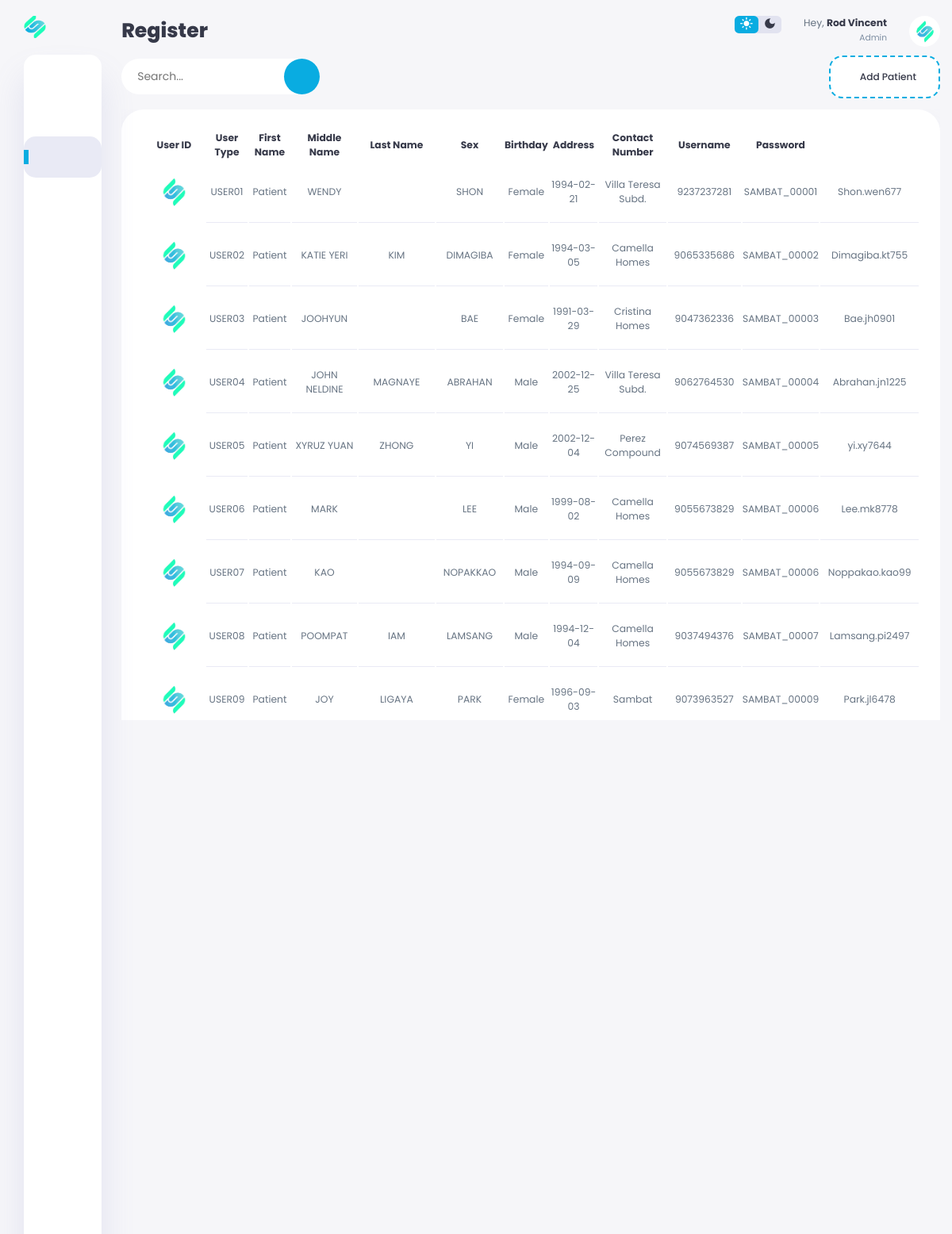
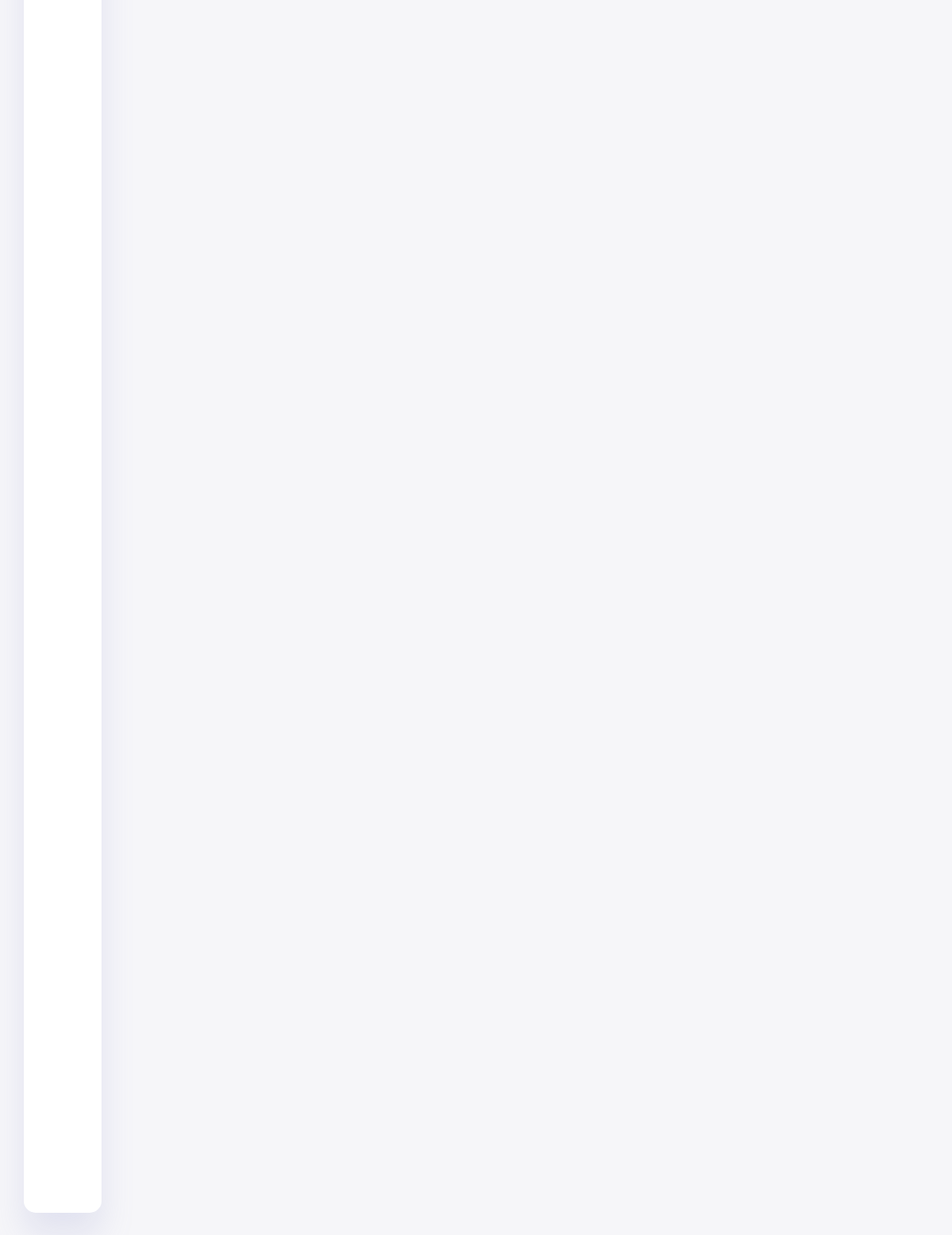
The page /worker/register.php (signed in) on the database its author committed (2 pictures, top to bottom).
### tables this page shows
CREATE TABLE `usertbl` (
  `UserID` varchar(11) NOT NULL,
  `Profile` varchar(255) NOT NULL,
  `UserType` varchar(255) NOT NULL,
  `FirstName` varchar(255) NOT NULL,
  `MiddleName` varchar(255) NOT NULL,
  `LastName` varchar(255) NOT NULL,
  `Sex` varchar(255) NOT NULL,
  `Birthday` date NOT NULL,
  `Address` varchar(255) NOT NULL,
  `ContactNumber` varchar(255) NOT NULL,
  `Username` varchar(255) NOT NULL,
  `Password` varchar(255) NOT NULL
);

### worker/register.php (the view, shortened to what this page needs)
<?php
    include("config.php");
    $userid = $_SESSION['USER_ID'];
    $select = "select * from usertbl where UserID='$userid'";
    $info = mysqli_fetch_array(mysqli_query($conn, $select));
    $usertype = $info['UserType'];
    $fname = $info['FirstName'];
    include("updatepatient.php");
?>
<!DOCTYPE html>
<html lang="en">
<head>
    <link rel="stylesheet"
        href="https://maxst.icons8.com/vue-static/landings/line-awesome/line-awesome/1.3.0/css/line-awesome.min.css">
    <link rel="stylesheet" href="./assets/css/register.css?v=<?php echo time(); ?>">
</head>
<body>
    <div class="container">
        <aside>
            <div class="toggle">
                <div class="logo">
                    <img src="./assets/images/dashboard/logo.png">
                </div>
            </div>
            <div class="sidebar">
                <a href="dashboard.php">
                </a>
                <a href="manage_supplies.php">
                </a>
                <a href="register.php" class="active">
                </a>
                <a href="appointments.php">
                </a>
                <a href="history.php">
                </a>
                <a href="profile.php">
                </a>
                <a href="logout.php">
                </a>
            </div>
        </aside>
        <main>
            <div class="top-nav">
                <div class="title">
                    <h1>Register</h1>
                </div>
                <div class="nav">
                    <div class="dark-mode">
                        <span class="material-icons-sharp active">
                        </span>
                        <span class="material-icons-sharp">
                        </span>
                    </div>
                    <div class="profile">
                        <div class="info">
                            <p>Hey, <b><?php echo $fname ?></b></p>
                            <small class="text-muted"><?php echo $usertype ?></small>
                        </div>
                        <div class="profile-photo">
                            <img src="./assets/images/profile.png">
                        </div>
                    </div>
                </div>
            </div>
            <div class="main-body">
                <div class="register-header">
                    <div class="search_wrap search_wrap_3">
                        <div class="search_box">
                            <input type="text" class="input" placeholder="Search...">
                            <div class="btn btn_common">
                            </div>
                        </div>
                    </div>
                    <div class="filter">
                    </div>
                    <div class="add-user">
                        <a href="register.php?add">
                            <div>
                                <h3>Add Patient</h3>
                            </div>
                        </a>
                    </div>
                </div>
                <div class="user-wrapper">
                    <table>
                        <thead>
                            <tr>
                                <th>User ID</th>
                                <th>User Type</th>
                                <th>First Name</th>
                                <th>Middle Name</th>
                                <th>Last Name</th>
                                <th>Sex</th>
                                <th>Birthday</th>
                                <th>Address</th>
                                <th>Contact Number</th>
                                <th>Username</th>
                                <th>Password</th>
                            </tr>
                        </thead>
                        <tbody>
                            <?php
                           $select = "select * from usertbl where UserType='Patient'";
                           $result = mysqli_query($conn,$select);
                           if ($result) {
                              while ($row = mysqli_fetch_assoc($result)) {
                                  $id = $row['UserID'];
                                  $usertype = $row['UserType'];
                                  $fname = $row['FirstName'];
                                  $mname = $row['MiddleName'];
                                  $lname = $row['LastName'];
                                  $sex = $row['Sex'];
                                  $birthday = $row['Birthday'];
                                  $address = $row['Address'];
                                  $contact = $row['ContactNumber'];
                                  $username = $row['Username'];
                                  $password = $row['Password'];
                                  ?>
                            <tr>
                                <th scope="row"><img src="./assets/images/profile.png"></th>
                                <td><?php echo $id ?></td>
                                <td><?php echo $usertype ?></td>
                                <td><?php echo $fname ?></td>
                                <td><?php echo $mname ?></td>
                                <td><?php echo $lname ?></td>
                                <td><?php echo $sex ?></td>
                                <td><?php echo $birthday ?></td>
                                <td><?php echo $address ?></td>
                                <td><?php echo $contact ?></td>
                                <td><?php echo $username ?></td>
                                <td><?php echo $password ?></td>
                            </tr>
                            <?php   }
                           }?>
                        </tbody>
                    </table>
                </div>
            </div>
        </main>
    </div>
</body>
</html>

### rows shown on the page
usertbl: FirstName "Rod Vincent", UserType "Admin"
usertbl: UserID "USER01", UserType "Patient", FirstName "WENDY", LastName "SHON", Sex "Female", Birthday "1994-02-21", Address "Villa Teresa Subd.", ContactNumber "9237237281", Username "SAMBAT_00001", Password "Shon.wen677"
usertbl: UserID "USER02", UserType "Patient", FirstName "KATIE YERI", MiddleName "KIM", LastName "DIMAGIBA", Sex "Female", Birthday "1994-03-05", Address "Camella Homes", ContactNumber "9065335686", Username "SAMBAT_00002", Password "Dimagiba.kt755"
usertbl: UserID "USER03", UserType "Patient", FirstName "JOOHYUN", LastName "BAE", Sex "Female", Birthday "1991-03-29", Address "Cristina Homes", ContactNumber "9047362336", Username "SAMBAT_00003", Password "Bae.jh0901"
usertbl: UserID "USER04", UserType "Patient", FirstName "JOHN NELDINE", MiddleName "MAGNAYE", LastName "ABRAHAN", Sex "Male", Birthday "2002-12-25", Address "Villa Teresa Subd.", ContactNumber "9062764530", Username "SAMBAT_00004", Password "Abrahan.jn1225"
usertbl: UserID "USER05", UserType "Patient", FirstName "XYRUZ YUAN", MiddleName "ZHONG", LastName "YI", Sex "Male", Birthday "2002-12-04", Address "Perez Compound", ContactNumber "9074569387", Username "SAMBAT_00005", Password "yi.xy7644"
usertbl: UserID "USER06", UserType "Patient", FirstName "MARK", LastName "LEE", Sex "Male", Birthday "1999-08-02", Address "Camella Homes", ContactNumber "9055673829", Username "SAMBAT_00006", Password "Lee.mk8778"
usertbl: UserID "USER07", UserType "Patient", FirstName "KAO", LastName "NOPAKKAO", Sex "Male", Birthday "1994-09-09", Address "Camella Homes", ContactNumber "9055673829", Username "SAMBAT_00006", Password "Noppakao.kao99"
usertbl: UserID "USER08", UserType "Patient", FirstName "POOMPAT", MiddleName "IAM", LastName "LAMSANG", Sex "Male", Birthday "1994-12-04", Address "Camella Homes", ContactNumber "9037494376", Username "SAMBAT_00007", Password "Lamsang.pi2497"
usertbl: UserID "USER09", UserType "Patient", FirstName "JOY", MiddleName "LIGAYA", LastName "PARK", Sex "Female", Birthday "1996-09-03", Address "Sambat", ContactNumber "9073963527", Username "SAMBAT_00009", Password "Park.jl6478"
